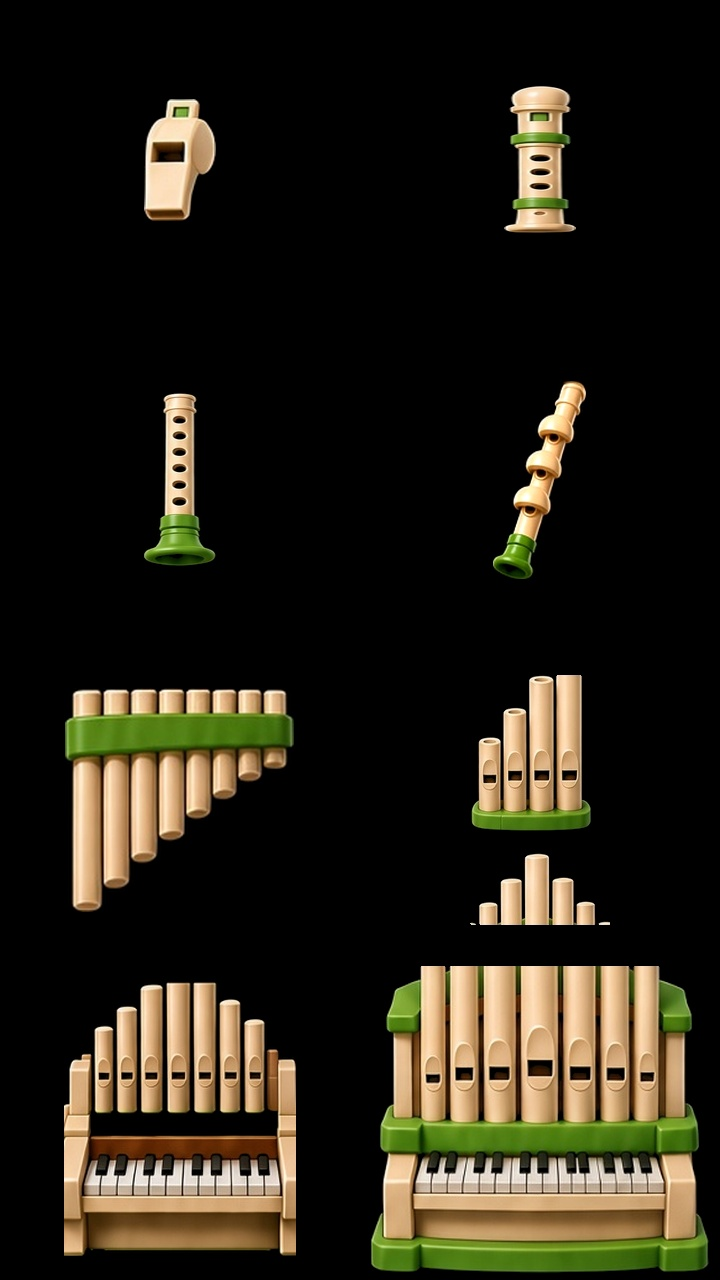
#> input picture assets/skill_20261110_gh_portrait_v2/merge_wind/final.jpg, 720 x 1280 px, found by its file name
$ python _compare_l2.py
#> lines starting #> are read from the running program, lines starting #| are printed output that depends on the picture
from pathlib import Path
import numpy as np
from PIL import Image

ROOT = Path(__file__).resolve().parent
pairs = [
    ("final_L2", np.array(Image.open(ROOT / "final.jpg").convert("RGB")), True),
    ("fixed_crop", np.array(Image.open(ROOT / "l2_crop_r18_fixed.jpg").convert("RGB")), False),
    ("fixed_cell", np.array(Image.open(ROOT / "cell_l2_fixed_r8.png").convert("RGBA")), False),
]
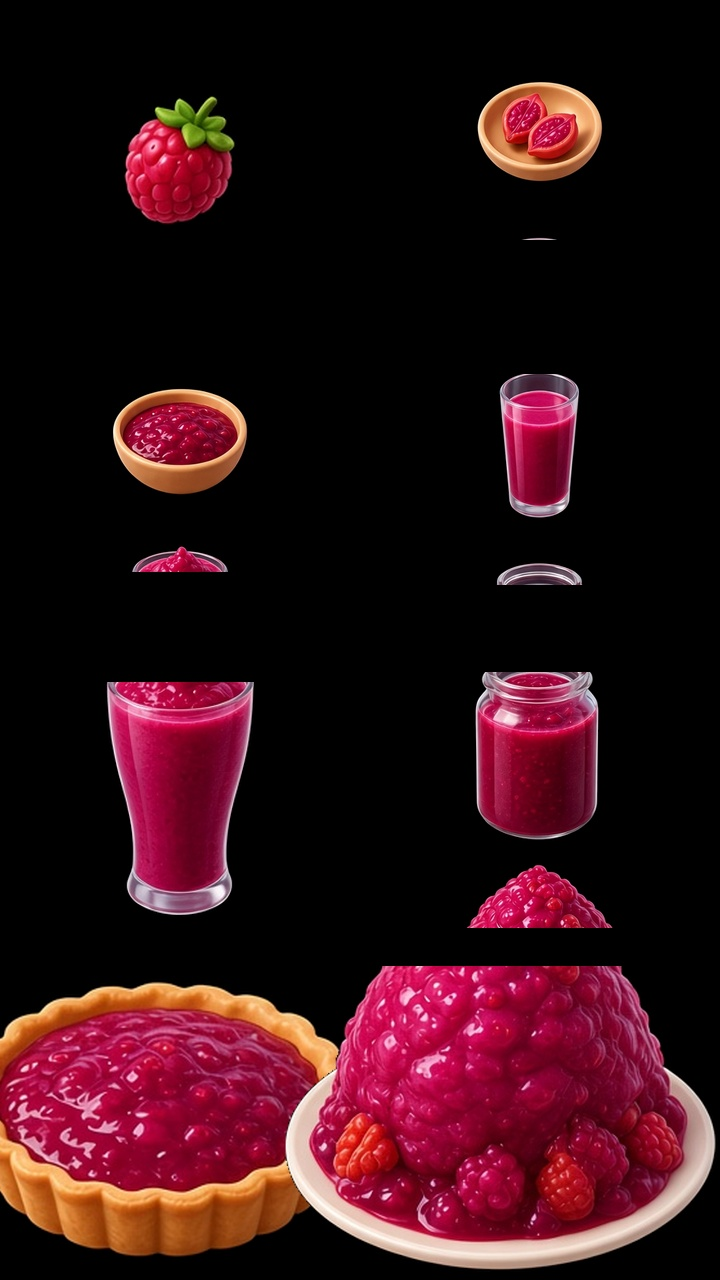
#> input picture assets/skill_20261110_gh_portrait_v2/merge_jam/volume_layout_r10.jpg, 720 x 1280 px, given in place of l2_crop_r18_fixed.jpg, which was not available
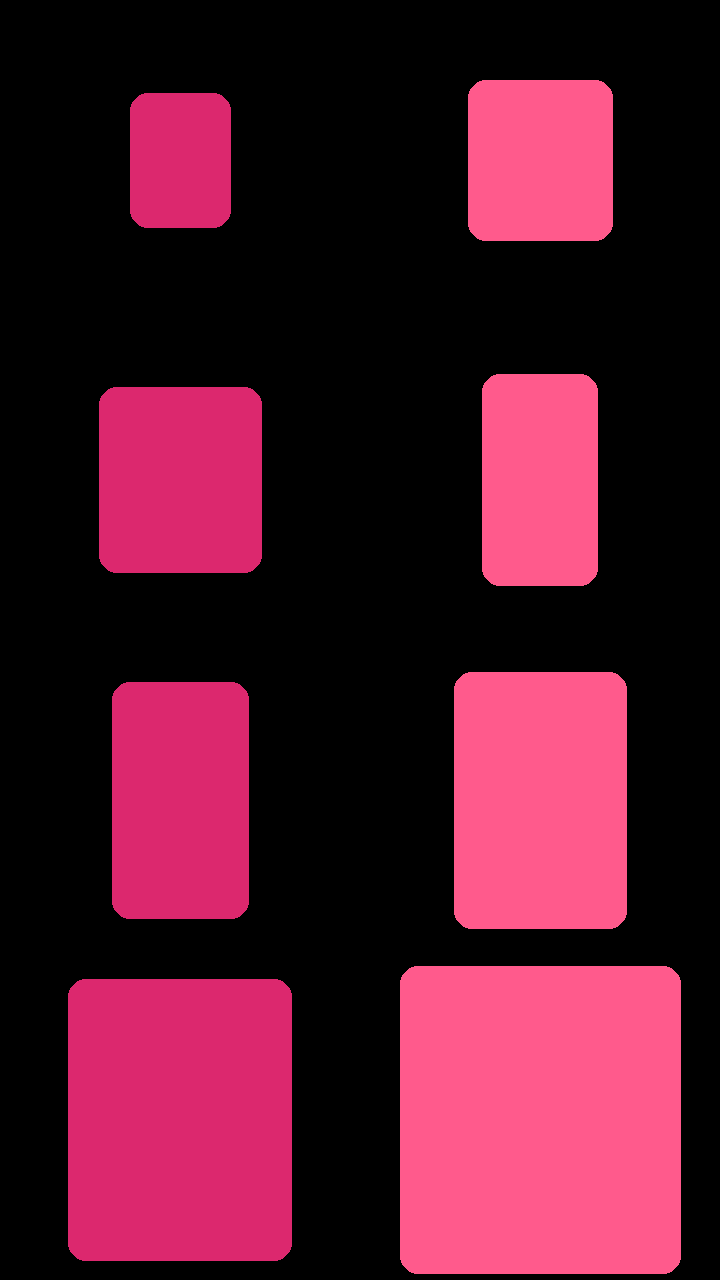
#> input picture assets/skill_20261110_gh_portrait_v2/merge_jam/volume_guide_r10.png, 720 x 1280 px, given in place of cell_l2_fixed_r8.png, which was not available
lines = []
for name, im, is_sheet in pairs:
    if is_sheet:
        h, w = im.shape[:2]
        cell = im[0 : h // 4, w // 2 : w]
    else:
        cell = im[:, :, :3] if im.shape[-1] == 4 else im
    ch, cw = cell.shape[:2]
    # center of cut faces roughly
    patches = [
        ("cL", cell[int(ch * 0.40) : int(ch * 0.55), int(cw * 0.30) : int(cw * 0.42)]),
        ("cR", cell[int(ch * 0.40) : int(ch * 0.55), int(cw * 0.58) : int(cw * 0.70)]),
    ]
    for pn, p in patches:
        mean = p.mean(axis=(0, 1))
        lines.append(f"{name}.{pn} meanRGB={mean.round(1).tolist()} lum={mean.mean():.1f} r-g={mean[0]-mean[1]:.1f}")
    Image.fromarray(cell).save(ROOT / f"_cmp_{name}.jpg", quality=95)
#> this loop made 3 passes
#> (name, is_sheet, h, w, ch, cw) on pass 1: ('final_L2', True, 1280, 720, 320, 360)
#> (name, is_sheet, ch, cw) on passes 2 to 3: ('fixed_crop', False, 1280, 720), ('fixed_cell', False, 1280, 720)
#> pass 1, `cell = im[0 : h // 4, w // 2 : w]`:
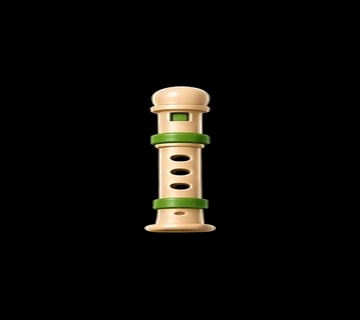
#> cell: shape (320, 360, 3); mean of channels 0, 1, 2 11.6, 10.5, 7.5; drawn as R, G, B
#> cell is the input picture: shape (1280, 720, 3); mean R, G, B 82.2, 23.4, 43.5
#> after the loop, lines = 6 items

(ROOT / "l2_compare.log").write_text("\n".join(lines) + "\n", encoding="utf-8")
print("\n".join(lines))
#| final_L2.cL meanRGB=[0.3, 0.3, 0.2] lum=0.3 r-g=-0.1
#| final_L2.cR meanRGB=[0.8, 1.0, 0.7] lum=0.8 r-g=-0.2
#| fixed_crop.cL meanRGB=[9.5, 3.9, 6.1] lum=6.5 r-g=5.5
#| fixed_crop.cR meanRGB=[7.5, 5.6, 6.4] lum=6.5 r-g=1.8
#| fixed_cell.cL meanRGB=[45.1, 8.2, 22.5] lum=25.3 r-g=36.9
#| fixed_cell.cR meanRGB=[45.9, 16.2, 25.2] lum=29.1 r-g=29.7
